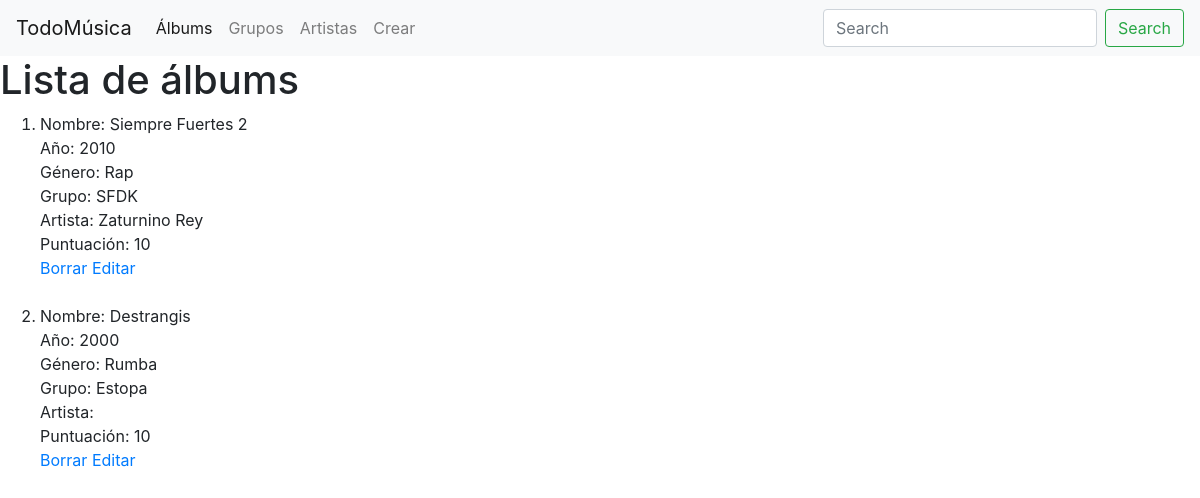
/albums/, run on an earlier commit of the app's database.
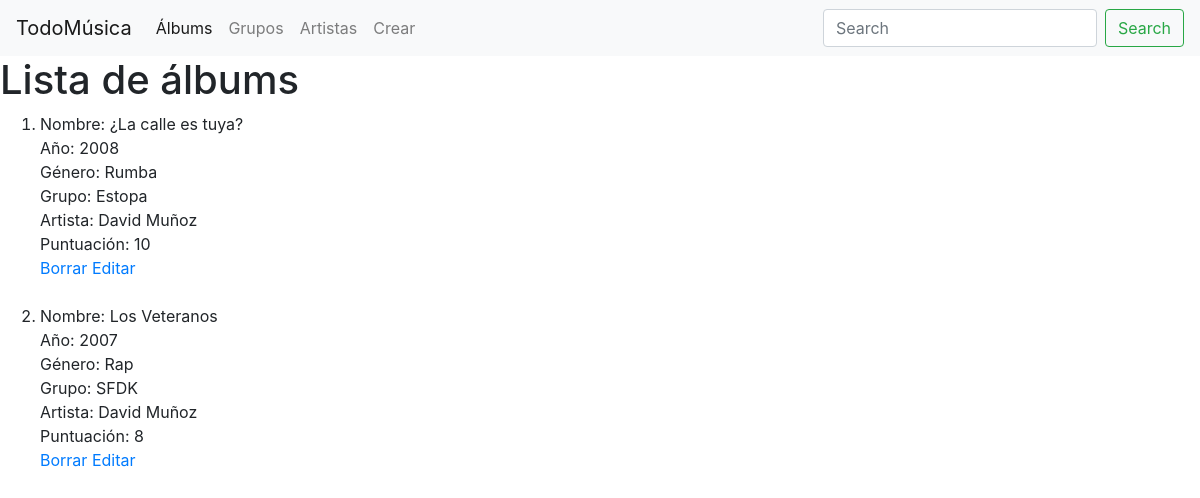
And on a later commit of the database.
### miAplicacion/models.py (models this page shows)
class Album(models.Model):
    nombreAlbum = models.CharField(max_length=50, blank=False)
    anio = models.IntegerField(default=0)
    genero = models.CharField(max_length=50, blank=False)
    artista_id = models.ForeignKey(Artista, on_delete=models.CASCADE, blank=True,null=True)
    grupoMusical_id = models.ForeignKey(Grupo_Musical, on_delete=models.CASCADE, blank=True,null=True)
    puntuacion = models.IntegerField(default=0, validators=[MaxValueValidator(10), MinValueValidator(0)])

class Grupo_Musical(models.Model):
    nombreGrupo = models.CharField(max_length=50, blank=False)
    estiloMusica = models.CharField(max_length=50)
    fecha_creacion = models.DateField(blank=False)
    fecha_disolucion = models.DateField(null=True, blank=True)

class Artista(models.Model):
    nombre = models.CharField(max_length=50, blank=False)
    apellido1 = models.CharField(max_length=50, blank=False)
    apellido2 = models.CharField(max_length=50, blank=False)
    grupo_id = models.ForeignKey(Grupo_Musical, on_delete=models.CASCADE)

### miAplicacion/views.py (the view)
# urls.py: path('albums/',albumsView,name='albums'),
def albumsView(request):
    allAlbums = Album.objects.all()
    context = {'allAlbums': allAlbums}
    return render(request,"albums.html",context)

### templates/albums.html (shortened to what this page needs)
{% include "header.html" %}
<!DOCTYPE html>
<html lang="en">
<head>
</head>
<body>
    <h1>Lista de álbums</h1>
        <ol>
            {% for Album in allAlbums %}
                <li>Nombre: {{ Album.nombreAlbum }} <br>
                    Año: {{ Album.anio }} <br>
                    Género: {{ Album.genero }} <br>
                    Grupo: {{ Album.grupoMusical_id.nombreGrupo }} <br>
                    Artista: {{ Album.artista_id.nombre }}   {{ Album.artista_id.apellido1 }}<br>
                    Puntuación: {{ Album.puntuacion }}</li>
                    <a href="/borrarAlbum/{{Album.id}}">Borrar</a>
                    <a href="/editarAlbum/{{Album.id}}">Editar</a>
        <br><br>
        {% endfor %}
        </ol>
</body>
</html>

### templates/header.html (shortened to what this page needs)
<!DOCTYPE html>
<html lang="en">
<head>
    {% load bootstrap4 %}
    {% bootstrap_css %}
</head>
<body>
    <nav class="navbar navbar-expand-lg navbar-light bg-light">
  <a class="navbar-brand" href="#">TodoMúsica</a>
  <div class="collapse navbar-collapse" id="navbarSupportedContent">
    <ul class="navbar-nav mr-auto">
      <li class="nav-item active">
        <a class="nav-link" href="{% url 'albums' %}">Álbums <span class="sr-only">(current)</span></a>
      </li>
      <li class="nav-item">
        <a class="nav-link" href="{% url 'grupos' %}">Grupos</a>
      </li>
         <li class="nav-item">
        <a class="nav-link" href="{% url 'artistas' %}">Artistas</a>
      </li>
         <li class="nav-item">
        <a class="nav-link" href="{% url 'crear' %}">Crear</a>
      </li>
    </ul>
    <form class="form-inline my-2 my-lg-0">
      <input class="form-control mr-sm-2" type="search" placeholder="Search" aria-label="Search">
      <button class="btn btn-outline-success my-2 my-sm-0" type="submit">Search</button>
    </form>
  </div>
</nav>
</body>
</html>

What changed in the data, as far as the page shows it:
removed Album: nombreAlbum "Siempre Fuertes 2", anio "2010", genero "Rap", grupoMusical_id.nombreGrupo "SFDK", artista_id.nombre "Zaturnino", artista_id.apellido1 "Rey", puntuacion "10"
removed Album: nombreAlbum "Destrangis", anio "2000", genero "Rumba", grupoMusical_id.nombreGrupo "Estopa", puntuacion "10"
added Album: nombreAlbum "¿La calle es tuya?", anio "2008", genero "Rumba", grupoMusical_id.nombreGrupo "Estopa", artista_id.nombre "David", artista_id.apellido1 "Muñoz", puntuacion "10"
added Album: nombreAlbum "Los Veteranos", anio "2007", genero "Rap", grupoMusical_id.nombreGrupo "SFDK", artista_id.nombre "David", artista_id.apellido1 "Muñoz", puntuacion "8"
